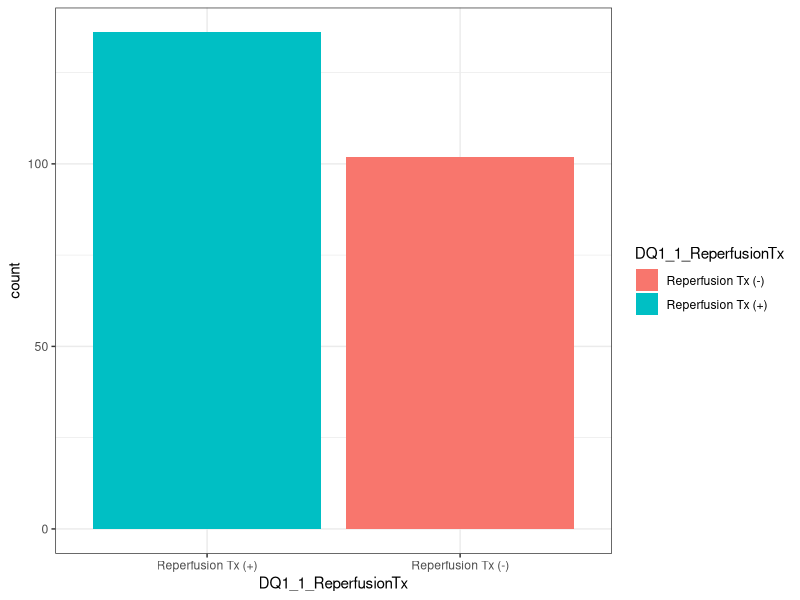
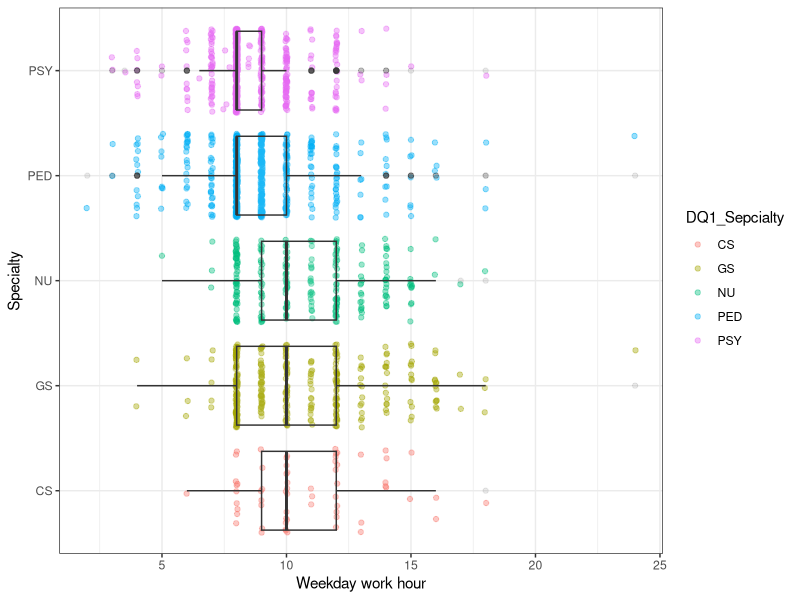
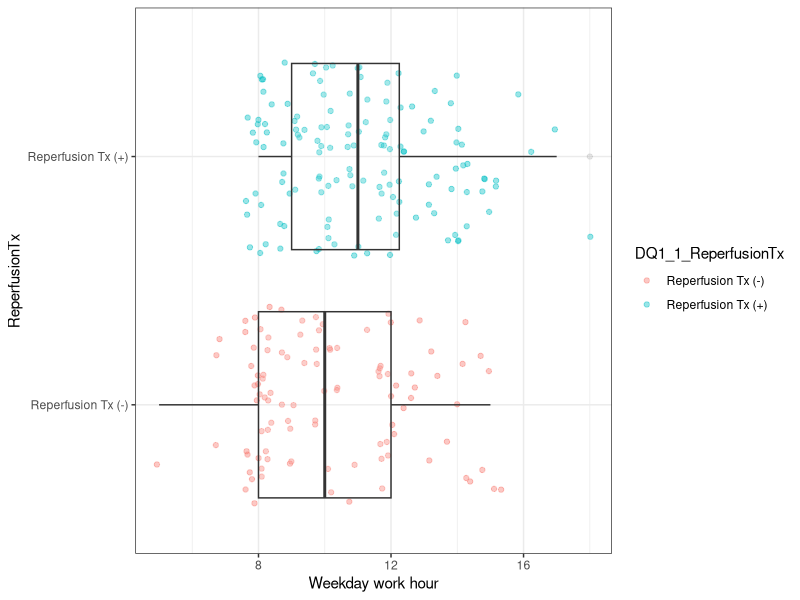
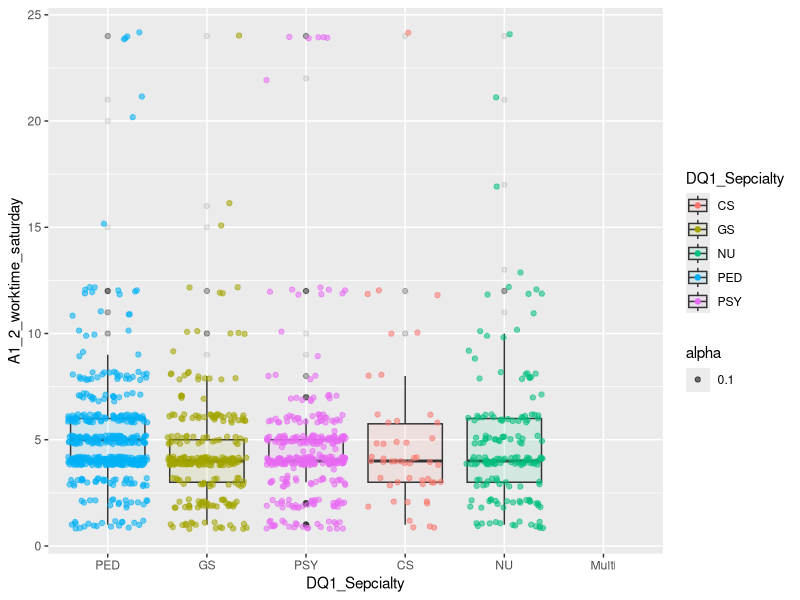
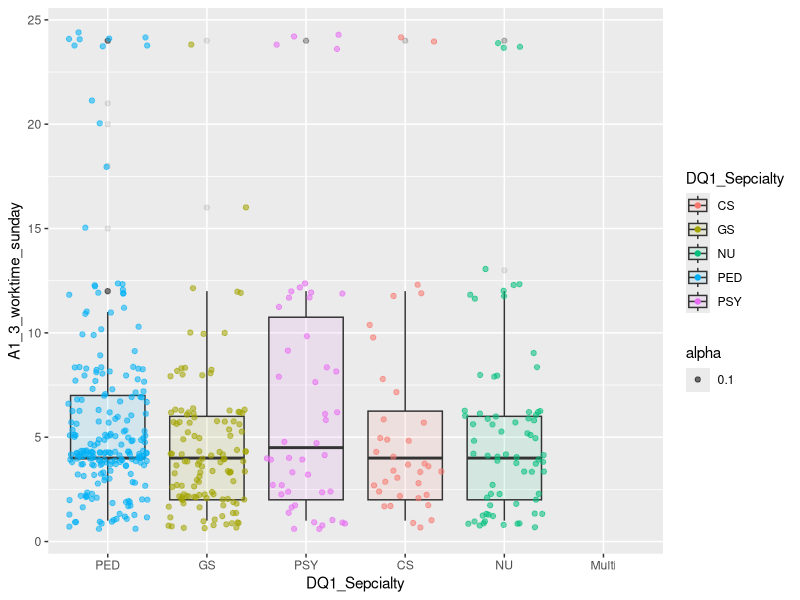
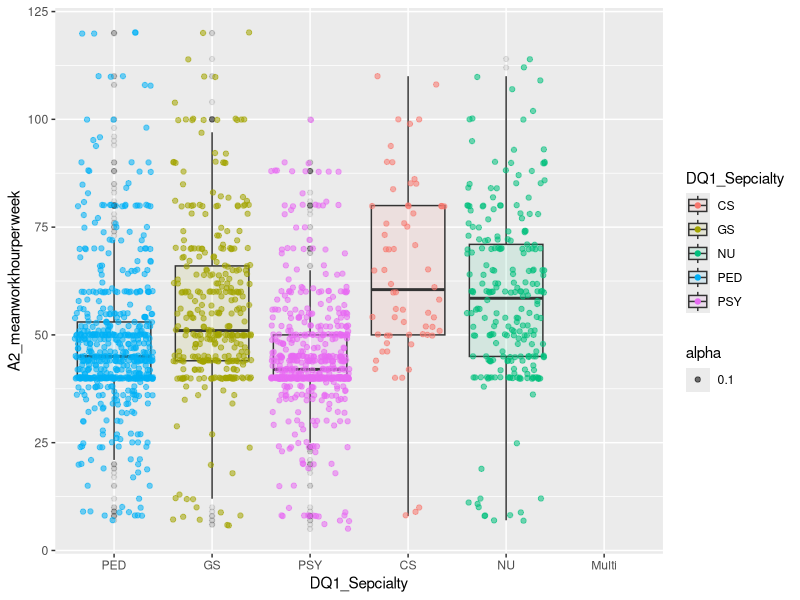

The R script that drew these images, in order:
## ---- chunk 1
library(dplyr)
library(xtable)
library(kableExtra)
library(ggplot2)
library(tibble)
## ---- chunk 2
db0 <- read.csv("data/survey/Survey_2019_Specialist.csv",
         stringsAsFactors = F)
db <- read.csv("data/survey/Survey_2019_Specialist_rm_unfaithful.csv",
         stringsAsFactors = F)
## ---- chunk 3
db$DQ1_Sepcialty <- ifelse(db$DQ1_전문과_코딩변경 == 1, "NU", 
                           ifelse(db$DQ1_전문과_코딩변경 == 2, "PSY", 
                                  ifelse(db$DQ1_전문과_코딩변경 == 3, "CS", 
                                         ifelse(db$DQ1_전문과_코딩변경 == 4, "PED",
                                                ifelse(db$DQ1_전문과_코딩변경 == 5, "GS", "Multi"))))) %>% factor()

db$DQ1_1_ReperfusionTx <- ifelse(db$DQ1_1_신경과세부 == 1, "Reperfusion Tx (+)", 
                                 ifelse(db$DQ1_1_신경과세부 == 2, "Reperfusion Tx (-)", NA)) %>%
  factor()

db$A1_1_worktime_weekday <- as.numeric(db$A1_1_근무시간_평일)
db$A1_2_worktime_saturday <- as.numeric(db$A1_2_근무시간_토요일)
db$A1_2_worktime_saturday <- ifelse(db$A1_2_worktime_saturday == 999, NA,
                                    db$A1_2_worktime_saturday)
db$A1_3_worktime_sunday <- as.numeric(db$A1_3_근무시간_일요일)
db$A1_3_worktime_sunday <- ifelse(db$A1_3_worktime_sunday == 999, NA, db$A1_3_worktime_sunday)

db$A2_meanworkhourperweek <- as.numeric(db$A2_근무시간_일주평균)

## ---- chunk 4
db_nu <- db %>%
  filter(DQ1_Sepcialty == "NU") # | DQ1_전문과 == "3,5" | DQ1_전문과 == "5,6")
## ---- chunk 5
db %>% select(DQ1_Sepcialty) %>% 
  rename(Specialty = DQ1_Sepcialty) %>%
  summary() %>% kable()

## ---- chunk 6
ggplot(db_nu, aes(x = DQ1_1_ReperfusionTx)) + 
  theme_bw() +
  geom_bar(aes(fill = DQ1_1_ReperfusionTx)) +
  scale_x_discrete(limits = c("Reperfusion Tx (+)", "Reperfusion Tx (-)"))
## ---- chunk 7
table(db$DQ3_1_전공의_연차, db$DQ1_Sepcialty)
## ---- chunk 8
db_temp <- db %>% group_by(DQ1_Sepcialty) %>%
  summarise(meanworkhour = mean(A1_1_worktime_weekday, na.rm = T) %>% round(2),
            maxworkhour = max(A1_1_worktime_weekday, na.rm = T),
            minworkhour = min(A1_1_worktime_weekday, na.rm = T),
            StandDeviation = sd(A1_1_worktime_weekday, na.rm = T) %>% round(2)) 
names(db_temp) <- c("Specialty", "Mean work hour", "Max", "Min", "Standard Deviaiton")
db_temp %>%
  kable()
## ---- chunk 9
ggplot(db, aes(x = DQ1_Sepcialty, y = A1_1_worktime_weekday)) +
  # geom_violin(trim = T) +
  geom_jitter(aes(color = DQ1_Sepcialty), alpha = 0.4) +
  geom_boxplot(alpha = 0.1) +
  coord_flip() +
  theme_bw() +
  scale_y_continuous("Weekday work hour") +
  scale_x_discrete("Specialty")
# +
  # scale_x_discrete(limits = c("PED", "GS", "PSY", "CS", "NU", "Multi"))
## ---- chunk 10
db_temp <- db %>% filter(DQ1_Sepcialty == "NU") %>%
  group_by(DQ1_1_ReperfusionTx) %>%
  summarise(meanworkhour = mean(A1_1_worktime_weekday, na.rm = T) %>% round(2),
            maxworkhour = max(A1_1_worktime_weekday, na.rm = T),
            minworkhour = min(A1_1_worktime_weekday, na.rm = T),
            StandDeviation = sd(A1_1_worktime_weekday, na.rm = T) %>% round(2))
names(db_temp) <- c("ReperfusionTx", "Mean work hour", "Max", "Min", "Standard Deviaiton")
db_temp %>% kable()
## ---- chunk 11
db %>% filter(DQ1_Sepcialty == "NU") %>%
  ggplot(aes(x = DQ1_1_ReperfusionTx, y = A1_1_worktime_weekday)) +
  # geom_violin(trim = T) +
  geom_jitter(aes(color = DQ1_1_ReperfusionTx), alpha = 0.4) +
  geom_boxplot(alpha = 0.1) +
  coord_flip() +
  theme_bw() +
  scale_y_continuous("Weekday work hour") +
  scale_x_discrete("ReperfusionTx")
# +
  # scale_x_discrete(limits = c("PED", "GS", "PSY", "CS", "NU", "Multi"))
## ---- chunk 12
db %>% group_by(DQ1_Sepcialty) %>%
  summarise(meanworkhour = mean(A1_2_worktime_saturday, na.rm = T),
            maxworkhour = max(A1_2_worktime_saturday, na.rm = T),
            minworkhour = min(A1_2_worktime_saturday, na.rm = T))

ggplot(db, aes(x = DQ1_Sepcialty, y = A1_2_worktime_saturday)) +
  geom_boxplot(aes(fill = DQ1_Sepcialty), alpha = 0.1) + 
  geom_jitter(aes(color = DQ1_Sepcialty, alpha = 0.1)) +
  scale_x_discrete(limits = c("PED", "GS", "PSY", "CS", "NU", "Multi"))

db %>% group_by(DQ1_Sepcialty) %>%
  summarise(meanworkhour = mean(A1_3_worktime_sunday, na.rm = T),
            maxworkhour = max(A1_3_worktime_sunday, na.rm = T),
            minworkhour = min(A1_3_worktime_sunday, na.rm = T))

ggplot(db, aes(x = DQ1_Sepcialty, y = A1_3_worktime_sunday)) +
  geom_boxplot(aes(fill = DQ1_Sepcialty), alpha = 0.1) + 
  geom_jitter(aes(color = DQ1_Sepcialty, alpha = 0.1)) +
  scale_x_discrete(limits = c("PED", "GS", "PSY", "CS", "NU", "Multi"))

db %>% group_by(DQ1_Sepcialty) %>%
  summarise(meanworkhour = mean(A2_meanworkhourperweek, na.rm = T),
            maxworkhour = max(A2_meanworkhourperweek, na.rm = T),
            minworkhour = min(A2_meanworkhourperweek, na.rm = T))

ggplot(db, aes(x = DQ1_Sepcialty, y = A2_meanworkhourperweek)) +
  geom_boxplot(aes(fill = DQ1_Sepcialty), alpha = 0.1) + 
  geom_jitter(aes(color = DQ1_Sepcialty, alpha = 0.1)) +
  scale_x_discrete(limits = c("PED", "GS", "PSY", "CS", "NU", "Multi"))
